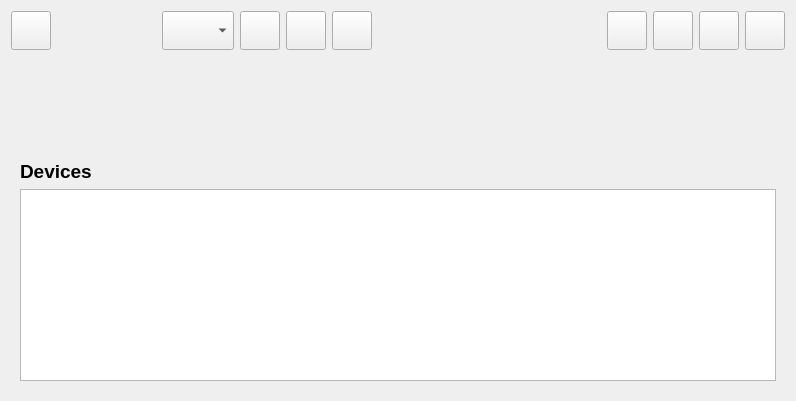
<?xml version="1.0" encoding="UTF-8"?>
<ui version="4.0">
 <class>ServerManager</class>
 <widget class="QWidget" name="ServerManager">
  <property name="geometry">
   <rect>
    <x>0</x>
    <y>0</y>
    <width>796</width>
    <height>401</height>
   </rect>
  </property>
  <property name="windowTitle">
   <string notr="true"/>
  </property>
  <layout class="QVBoxLayout" name="verticalLayout">
   <item>
    <widget class="QFrame" name="toolBar">
     <property name="sizePolicy">
      <sizepolicy hsizetype="Preferred" vsizetype="Fixed">
       <horstretch>0</horstretch>
       <verstretch>0</verstretch>
      </sizepolicy>
     </property>
     <property name="frameShape">
      <enum>QFrame::NoFrame</enum>
     </property>
     <property name="frameShadow">
      <enum>QFrame::Plain</enum>
     </property>
     <layout class="QHBoxLayout" name="horizontalLayout">
      <property name="leftMargin">
       <number>0</number>
      </property>
      <property name="topMargin">
       <number>0</number>
      </property>
      <property name="rightMargin">
       <number>0</number>
      </property>
      <property name="bottomMargin">
       <number>0</number>
      </property>
      <item>
       <widget class="QFrame" name="mainControlsFrame">
        <property name="frameShape">
         <enum>QFrame::NoFrame</enum>
        </property>
        <property name="frameShadow">
         <enum>QFrame::Plain</enum>
        </property>
        <layout class="QHBoxLayout" name="horizontalLayout_2">
         <property name="leftMargin">
          <number>0</number>
         </property>
         <property name="topMargin">
          <number>0</number>
         </property>
         <property name="rightMargin">
          <number>0</number>
         </property>
         <property name="bottomMargin">
          <number>0</number>
         </property>
         <item>
          <widget class="QToolButton" name="usersButton">
           <property name="toolTip">
            <string>Users</string>
           </property>
           <property name="text">
            <string notr="true"/>
           </property>
           <property name="icon">
            <iconset resource="../../../res.qrc">
             <normaloff>:/res/images/user.png</normaloff>:/res/images/user.png</iconset>
           </property>
           <property name="iconSize">
            <size>
             <width>32</width>
             <height>32</height>
            </size>
           </property>
           <property name="toolButtonStyle">
            <enum>Qt::ToolButtonTextBesideIcon</enum>
           </property>
          </widget>
         </item>
         <item>
          <spacer name="horizontalSpacer">
           <property name="orientation">
            <enum>Qt::Horizontal</enum>
           </property>
           <property name="sizeHint" stdset="0">
            <size>
             <width>40</width>
             <height>20</height>
            </size>
           </property>
          </spacer>
         </item>
         <item>
          <widget class="QComboBox" name="classBox">
           <property name="sizePolicy">
            <sizepolicy hsizetype="Maximum" vsizetype="Preferred">
             <horstretch>0</horstretch>
             <verstretch>0</verstretch>
            </sizepolicy>
           </property>
           <property name="sizeAdjustPolicy">
            <enum>QComboBox::AdjustToContents</enum>
           </property>
          </widget>
         </item>
         <item>
          <widget class="QToolButton" name="editClassButton">
           <property name="toolTip">
            <string>Edit the class</string>
           </property>
           <property name="text">
            <string notr="true"/>
           </property>
           <property name="icon">
            <iconset resource="../../../res.qrc">
             <normaloff>:/res/images/edit.png</normaloff>:/res/images/edit.png</iconset>
           </property>
           <property name="iconSize">
            <size>
             <width>32</width>
             <height>32</height>
            </size>
           </property>
          </widget>
         </item>
         <item>
          <widget class="QToolButton" name="addClassButton">
           <property name="toolTip">
            <string>Create class</string>
           </property>
           <property name="text">
            <string notr="true"/>
           </property>
           <property name="icon">
            <iconset resource="../../../res.qrc">
             <normaloff>:/res/images/add.png</normaloff>:/res/images/add.png</iconset>
           </property>
           <property name="iconSize">
            <size>
             <width>32</width>
             <height>32</height>
            </size>
           </property>
          </widget>
         </item>
         <item>
          <widget class="QToolButton" name="removeClassButton">
           <property name="toolTip">
            <string>Remove the class</string>
           </property>
           <property name="text">
            <string notr="true"/>
           </property>
           <property name="icon">
            <iconset resource="../../../res.qrc">
             <normaloff>:/res/images/remove.png</normaloff>:/res/images/remove.png</iconset>
           </property>
           <property name="iconSize">
            <size>
             <width>32</width>
             <height>32</height>
            </size>
           </property>
          </widget>
         </item>
        </layout>
       </widget>
      </item>
      <item>
       <widget class="QFrame" name="easyControlsFrame">
        <property name="sizePolicy">
         <sizepolicy hsizetype="Preferred" vsizetype="Preferred">
          <horstretch>0</horstretch>
          <verstretch>0</verstretch>
         </sizepolicy>
        </property>
        <property name="frameShape">
         <enum>QFrame::NoFrame</enum>
        </property>
        <property name="frameShadow">
         <enum>QFrame::Plain</enum>
        </property>
        <layout class="QHBoxLayout" name="horizontalLayout_3">
         <property name="leftMargin">
          <number>0</number>
         </property>
         <property name="topMargin">
          <number>0</number>
         </property>
         <property name="rightMargin">
          <number>0</number>
         </property>
         <property name="bottomMargin">
          <number>0</number>
         </property>
         <item>
          <spacer name="horizontalSpacer_2">
           <property name="orientation">
            <enum>Qt::Horizontal</enum>
           </property>
           <property name="sizeHint" stdset="0">
            <size>
             <width>40</width>
             <height>20</height>
            </size>
           </property>
          </spacer>
         </item>
         <item>
          <widget class="QToolButton" name="addDeviceButton">
           <property name="toolTip">
            <string>Add device</string>
           </property>
           <property name="text">
            <string/>
           </property>
           <property name="icon">
            <iconset resource="../../../res.qrc">
             <normaloff>:/res/images/add.png</normaloff>:/res/images/add.png</iconset>
           </property>
           <property name="iconSize">
            <size>
             <width>32</width>
             <height>32</height>
            </size>
           </property>
          </widget>
         </item>
         <item>
          <widget class="QToolButton" name="editDeviceButton">
           <property name="text">
            <string notr="true"/>
           </property>
           <property name="icon">
            <iconset resource="../../../res.qrc">
             <normaloff>:/res/images/edit.png</normaloff>:/res/images/edit.png</iconset>
           </property>
           <property name="iconSize">
            <size>
             <width>32</width>
             <height>32</height>
            </size>
           </property>
          </widget>
         </item>
         <item>
          <widget class="QToolButton" name="removeDeviceButton">
           <property name="toolTip">
            <string>Remove selected device</string>
           </property>
           <property name="text">
            <string/>
           </property>
           <property name="icon">
            <iconset resource="../../../res.qrc">
             <normaloff>:/res/images/remove.png</normaloff>:/res/images/remove.png</iconset>
           </property>
           <property name="iconSize">
            <size>
             <width>32</width>
             <height>32</height>
            </size>
           </property>
          </widget>
         </item>
        </layout>
       </widget>
      </item>
      <item>
       <widget class="QToolButton" name="toggleButton">
        <property name="text">
         <string notr="true"/>
        </property>
        <property name="iconSize">
         <size>
          <width>32</width>
          <height>32</height>
         </size>
        </property>
       </widget>
      </item>
     </layout>
    </widget>
   </item>
   <item>
    <widget class="QFrame" name="classControlsFrame">
     <property name="sizePolicy">
      <sizepolicy hsizetype="Preferred" vsizetype="Expanding">
       <horstretch>0</horstretch>
       <verstretch>0</verstretch>
      </sizepolicy>
     </property>
     <property name="frameShape">
      <enum>QFrame::NoFrame</enum>
     </property>
     <property name="frameShadow">
      <enum>QFrame::Plain</enum>
     </property>
     <layout class="QVBoxLayout" name="classControlsLayout"/>
    </widget>
   </item>
   <item>
    <widget class="QWidget" name="easyModeControls" native="true">
     <property name="sizePolicy">
      <sizepolicy hsizetype="Preferred" vsizetype="Expanding">
       <horstretch>0</horstretch>
       <verstretch>0</verstretch>
      </sizepolicy>
     </property>
     <layout class="QGridLayout" name="gridLayout">
      <item row="1" column="0">
       <widget class="QLabel" name="devicesLabel">
        <property name="sizePolicy">
         <sizepolicy hsizetype="Preferred" vsizetype="Fixed">
          <horstretch>0</horstretch>
          <verstretch>0</verstretch>
         </sizepolicy>
        </property>
        <property name="font">
         <font>
          <pointsize>14</pointsize>
          <weight>75</weight>
          <bold>true</bold>
         </font>
        </property>
        <property name="text">
         <string>Devices</string>
        </property>
       </widget>
      </item>
      <item row="2" column="0">
       <widget class="QListWidget" name="deviceList">
        <property name="editTriggers">
         <set>QAbstractItemView::NoEditTriggers</set>
        </property>
        <property name="defaultDropAction">
         <enum>Qt::IgnoreAction</enum>
        </property>
        <property name="movement">
         <enum>QListView::Static</enum>
        </property>
        <property name="flow">
         <enum>QListView::LeftToRight</enum>
        </property>
        <property name="viewMode">
         <enum>QListView::IconMode</enum>
        </property>
       </widget>
      </item>
     </layout>
    </widget>
   </item>
  </layout>
 </widget>
 <resources>
  <include location="../../../res.qrc"/>
 </resources>
 <connections/>
</ui>
